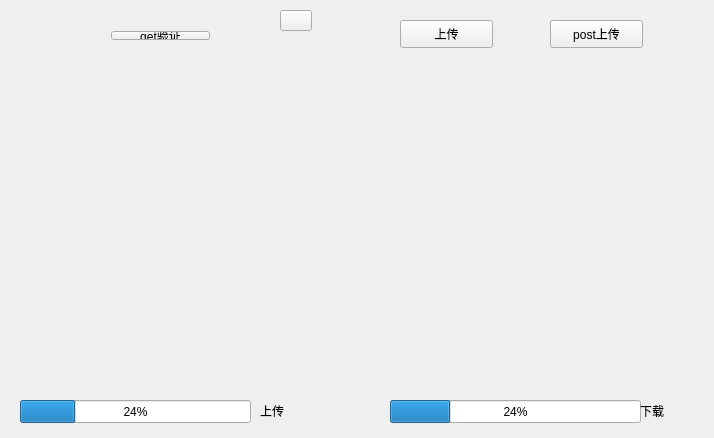
<?xml version="1.0" encoding="UTF-8"?>
<ui version="4.0">
 <class>Widget</class>
 <widget class="QWidget" name="Widget">
  <property name="geometry">
   <rect>
    <x>0</x>
    <y>0</y>
    <width>714</width>
    <height>438</height>
   </rect>
  </property>
  <property name="windowTitle">
   <string>Widget</string>
  </property>
  <widget class="QWidget" name="verticalLayoutWidget">
   <property name="geometry">
    <rect>
     <x>100</x>
     <y>20</y>
     <width>121</width>
     <height>31</height>
    </rect>
   </property>
   <layout class="QVBoxLayout" name="verticalLayout">
    <item>
     <widget class="QPushButton" name="pushButton">
      <property name="text">
       <string>get验证</string>
      </property>
     </widget>
    </item>
   </layout>
  </widget>
  <widget class="QPushButton" name="updateButton">
   <property name="geometry">
    <rect>
     <x>280</x>
     <y>10</y>
     <width>32</width>
     <height>21</height>
    </rect>
   </property>
   <property name="styleSheet">
    <string notr="true">border-image: url(:/image/images/update.png);</string>
   </property>
   <property name="text">
    <string/>
   </property>
  </widget>
  <widget class="QWidget" name="horizontalLayoutWidget">
   <property name="geometry">
    <rect>
     <x>40</x>
     <y>70</y>
     <width>631</width>
     <height>311</height>
    </rect>
   </property>
   <layout class="QHBoxLayout" name="manageLayout"/>
  </widget>
  <widget class="QPushButton" name="pushButton_2">
   <property name="geometry">
    <rect>
     <x>400</x>
     <y>20</y>
     <width>93</width>
     <height>28</height>
    </rect>
   </property>
   <property name="text">
    <string>上传</string>
   </property>
  </widget>
  <widget class="QPushButton" name="pushButton_3">
   <property name="geometry">
    <rect>
     <x>550</x>
     <y>20</y>
     <width>93</width>
     <height>28</height>
    </rect>
   </property>
   <property name="text">
    <string>post上传</string>
   </property>
  </widget>
  <widget class="QProgressBar" name="progressBar">
   <property name="geometry">
    <rect>
     <x>20</x>
     <y>400</y>
     <width>231</width>
     <height>23</height>
    </rect>
   </property>
   <property name="value">
    <number>24</number>
   </property>
  </widget>
  <widget class="QProgressBar" name="progressBar_2">
   <property name="geometry">
    <rect>
     <x>390</x>
     <y>400</y>
     <width>251</width>
     <height>23</height>
    </rect>
   </property>
   <property name="value">
    <number>24</number>
   </property>
  </widget>
  <widget class="QLabel" name="label">
   <property name="geometry">
    <rect>
     <x>260</x>
     <y>400</y>
     <width>41</width>
     <height>21</height>
    </rect>
   </property>
   <property name="text">
    <string>上传</string>
   </property>
  </widget>
  <widget class="QLabel" name="label_2">
   <property name="geometry">
    <rect>
     <x>640</x>
     <y>400</y>
     <width>41</width>
     <height>21</height>
    </rect>
   </property>
   <property name="text">
    <string>下载</string>
   </property>
  </widget>
 </widget>
 <layoutdefault spacing="6" margin="11"/>
 <resources/>
 <connections/>
</ui>
